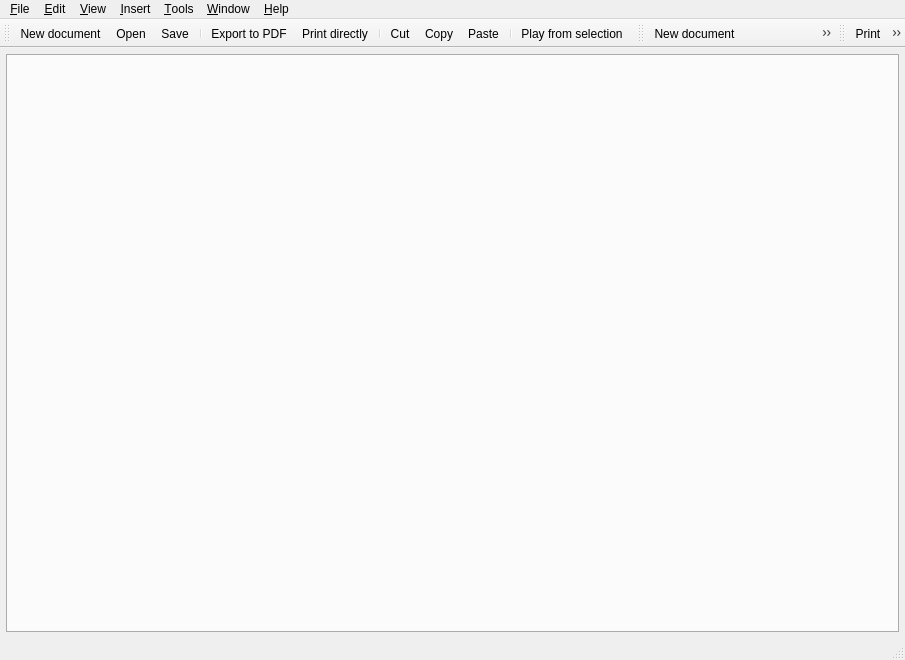
<?xml version="1.0" encoding="UTF-8"?>
<ui version="4.0">
 <author>Reinhard Katzmann, Matevž Jekovec</author>
 <class>uiMainWindow</class>
 <widget class="QMainWindow" name="uiMainWindow">
  <property name="geometry">
   <rect>
    <x>0</x>
    <y>0</y>
    <width>905</width>
    <height>660</height>
   </rect>
  </property>
  <property name="windowTitle">
   <string>Canorus</string>
  </property>
  <property name="windowIcon">
   <iconset>
    <normaloff>images:clogosm.png</normaloff>images:clogosm.png</iconset>
  </property>
  <property name="statusTip">
   <string/>
  </property>
  <widget class="QWidget" name="uiCentralWidget">
   <layout class="QGridLayout">
    <property name="leftMargin">
     <number>6</number>
    </property>
    <property name="topMargin">
     <number>6</number>
    </property>
    <property name="rightMargin">
     <number>6</number>
    </property>
    <property name="bottomMargin">
     <number>6</number>
    </property>
    <property name="spacing">
     <number>4</number>
    </property>
    <item row="0" column="0">
     <widget class="CATabWidget" name="uiTabWidget">
      <property name="sizePolicy">
       <sizepolicy hsizetype="Expanding" vsizetype="Expanding">
        <horstretch>0</horstretch>
        <verstretch>0</verstretch>
       </sizepolicy>
      </property>
      <property name="autoFillBackground">
       <bool>false</bool>
      </property>
      <property name="tabPosition">
       <enum>QTabWidget::South</enum>
      </property>
     </widget>
    </item>
   </layout>
  </widget>
  <widget class="QMenuBar" name="uiMenuBar">
   <property name="geometry">
    <rect>
     <x>0</x>
     <y>0</y>
     <width>905</width>
     <height>23</height>
    </rect>
   </property>
   <widget class="QMenu" name="uiMenuEdit">
    <property name="title">
     <string>&amp;Edit</string>
    </property>
    <addaction name="separator"/>
    <addaction name="uiCut"/>
    <addaction name="uiCopy"/>
    <addaction name="uiPaste"/>
    <addaction name="separator"/>
    <addaction name="uiSelectAll"/>
    <addaction name="uiInvertSelection"/>
    <addaction name="separator"/>
    <addaction name="uiDocumentProperties"/>
   </widget>
   <widget class="QMenu" name="uiMenuTools">
    <property name="title">
     <string>&amp;Tools</string>
    </property>
    <addaction name="uiJumpTo"/>
    <addaction name="uiTranspose"/>
    <addaction name="uiNoteCount"/>
    <addaction name="uiMidiRecorder"/>
    <addaction name="separator"/>
    <addaction name="uiSettings"/>
   </widget>
   <widget class="QMenu" name="uiMenuWindow">
    <property name="title">
     <string>&amp;Window</string>
    </property>
    <addaction name="uiNewView"/>
    <addaction name="uiNewWindow"/>
    <addaction name="separator"/>
    <addaction name="uiSplitHorizontally"/>
    <addaction name="uiSplitVertically"/>
    <addaction name="uiCloseCurrentView"/>
    <addaction name="uiUnsplitAll"/>
   </widget>
   <widget class="QMenu" name="uiMenuHelp">
    <property name="title">
     <string>&amp;Help</string>
    </property>
    <addaction name="uiUsersGuide"/>
    <addaction name="uiWhatsThis"/>
    <addaction name="uiTipOfTheDay"/>
    <addaction name="separator"/>
    <addaction name="uiAboutCanorus"/>
    <addaction name="uiAboutQt"/>
   </widget>
   <widget class="QMenu" name="uiMenuFile">
    <property name="title">
     <string>&amp;File</string>
    </property>
    <widget class="QMenu" name="uiOpenRecent">
     <property name="title">
      <string>Open &amp;recent</string>
     </property>
     <property name="icon">
      <iconset>
       <normaloff>images:general/fileopen.png</normaloff>images:general/fileopen.png</iconset>
     </property>
     <addaction name="actionRecent_documents"/>
    </widget>
    <addaction name="uiNewDocument"/>
    <addaction name="uiNewDocumentWizard"/>
    <addaction name="uiOpenDocument"/>
    <addaction name="uiOpenRecent"/>
    <addaction name="uiSaveDocument"/>
    <addaction name="uiSaveDocumentAs"/>
    <addaction name="uiCloseDocument"/>
    <addaction name="separator"/>
    <addaction name="uiImportDocument"/>
    <addaction name="uiExportDocument"/>
    <addaction name="separator"/>
    <addaction name="uiPrintPreview"/>
    <addaction name="uiPrint"/>
    <addaction name="separator"/>
    <addaction name="uiQuit"/>
   </widget>
   <widget class="QMenu" name="uiMenuView">
    <property name="title">
     <string>&amp;View</string>
    </property>
    <widget class="QMenu" name="uiMenuZoom">
     <property name="title">
      <string>&amp;Zoom</string>
     </property>
     <addaction name="uiZoomToWidth"/>
     <addaction name="uiZoomToHeight"/>
     <addaction name="uiZoomToFit"/>
     <addaction name="uiZoomToSelection"/>
     <addaction name="separator"/>
     <addaction name="uiCustomZoom"/>
    </widget>
    <widget class="QMenu" name="uiMenuSourceView">
     <property name="title">
      <string>&amp;Source view</string>
     </property>
     <addaction name="uiLilyPondSource"/>
     <addaction name="uiCanorusMLSource"/>
    </widget>
    <addaction name="separator"/>
    <addaction name="uiMenuZoom"/>
    <addaction name="uiLockScrollPlayback"/>
    <addaction name="separator"/>
    <addaction name="uiScoreView"/>
    <addaction name="uiMenuSourceView"/>
    <addaction name="uiResourceView"/>
    <addaction name="separator"/>
    <addaction name="uiShowRuler"/>
    <addaction name="uiShowStatusBar"/>
    <addaction name="uiFullscreen"/>
   </widget>
   <widget class="QMenu" name="uiMenuInsert">
    <property name="title">
     <string>&amp;Insert</string>
    </property>
    <addaction name="uiNewSheet"/>
    <addaction name="uiNewContext"/>
    <addaction name="uiNewVoice"/>
    <addaction name="separator"/>
    <addaction name="uiInsertPlayable"/>
    <addaction name="uiInsertClef"/>
    <addaction name="uiInsertKeySig"/>
    <addaction name="uiInsertTimeSig"/>
    <addaction name="uiInsertBarline"/>
    <addaction name="uiInsertSyllable"/>
    <addaction name="uiInsertFM"/>
   </widget>
   <addaction name="uiMenuFile"/>
   <addaction name="uiMenuEdit"/>
   <addaction name="uiMenuView"/>
   <addaction name="uiMenuInsert"/>
   <addaction name="uiMenuTools"/>
   <addaction name="uiMenuWindow"/>
   <addaction name="uiMenuHelp"/>
  </widget>
  <widget class="QStatusBar" name="uiStatusBarWidget"/>
  <widget class="QToolBar" name="uiStandardToolBar">
   <property name="windowTitle">
    <string>Standard ToolBar</string>
   </property>
   <property name="orientation">
    <enum>Qt::Horizontal</enum>
   </property>
   <attribute name="toolBarArea">
    <enum>TopToolBarArea</enum>
   </attribute>
   <attribute name="toolBarBreak">
    <bool>false</bool>
   </attribute>
   <addaction name="uiNewDocument"/>
   <addaction name="uiOpenDocument"/>
   <addaction name="uiSaveDocument"/>
   <addaction name="separator"/>
   <addaction name="uiExportToPdf"/>
   <addaction name="uiPrintDirectly"/>
   <addaction name="separator"/>
   <addaction name="uiCut"/>
   <addaction name="uiCopy"/>
   <addaction name="uiPaste"/>
   <addaction name="separator"/>
   <addaction name="uiPlayFromSelection"/>
  </widget>
  <widget class="QToolBar" name="uiFileToolBar">
   <property name="windowTitle">
    <string>File ToolBar</string>
   </property>
   <property name="orientation">
    <enum>Qt::Horizontal</enum>
   </property>
   <attribute name="toolBarArea">
    <enum>TopToolBarArea</enum>
   </attribute>
   <attribute name="toolBarBreak">
    <bool>false</bool>
   </attribute>
   <addaction name="uiNewDocument"/>
   <addaction name="uiNewDocumentWizard"/>
   <addaction name="uiOpenDocument"/>
   <addaction name="uiSaveDocument"/>
   <addaction name="uiSaveDocumentAs"/>
   <addaction name="uiImportDocument"/>
   <addaction name="uiExportDocument"/>
   <addaction name="uiCloseDocument"/>
  </widget>
  <widget class="QToolBar" name="uiPrintToolBar">
   <property name="enabled">
    <bool>true</bool>
   </property>
   <property name="windowTitle">
    <string>Print ToolBar</string>
   </property>
   <property name="orientation">
    <enum>Qt::Horizontal</enum>
   </property>
   <attribute name="toolBarArea">
    <enum>TopToolBarArea</enum>
   </attribute>
   <attribute name="toolBarBreak">
    <bool>false</bool>
   </attribute>
   <addaction name="uiPrint"/>
   <addaction name="uiPrintDirectly"/>
   <addaction name="uiPrintPreview"/>
   <addaction name="uiExportToPdf"/>
  </widget>
  <action name="uiQuit">
   <property name="icon">
    <iconset>
     <normaloff>images:general/exit.png</normaloff>images:general/exit.png</iconset>
   </property>
   <property name="text">
    <string>&amp;Quit</string>
   </property>
   <property name="shortcut">
    <string>Ctrl+Q</string>
   </property>
  </action>
  <action name="uiNewDocument">
   <property name="icon">
    <iconset>
     <normaloff>images:general/filenew.png</normaloff>images:general/filenew.png</iconset>
   </property>
   <property name="text">
    <string>&amp;New document</string>
   </property>
   <property name="shortcut">
    <string>Ctrl+N</string>
   </property>
  </action>
  <action name="uiOpenDocument">
   <property name="icon">
    <iconset>
     <normaloff>images:general/fileopen.png</normaloff>images:general/fileopen.png</iconset>
   </property>
   <property name="text">
    <string>&amp;Open...</string>
   </property>
   <property name="shortcut">
    <string>Ctrl+O</string>
   </property>
  </action>
  <action name="uiSaveDocument">
   <property name="icon">
    <iconset>
     <normaloff>images:general/filesave.png</normaloff>images:general/filesave.png</iconset>
   </property>
   <property name="text">
    <string>&amp;Save</string>
   </property>
   <property name="shortcut">
    <string>Ctrl+S</string>
   </property>
  </action>
  <action name="uiSaveDocumentAs">
   <property name="icon">
    <iconset>
     <normaloff>images:general/filesaveas.png</normaloff>images:general/filesaveas.png</iconset>
   </property>
   <property name="text">
    <string>Save &amp;as...</string>
   </property>
  </action>
  <action name="uiCloseDocument">
   <property name="icon">
    <iconset>
     <normaloff>images:general/fileclose.svg</normaloff>images:general/fileclose.svg</iconset>
   </property>
   <property name="text">
    <string>&amp;Close</string>
   </property>
  </action>
  <action name="uiImportDocument">
   <property name="enabled">
    <bool>true</bool>
   </property>
   <property name="icon">
    <iconset>
     <normaloff>images:general/filesave.png</normaloff>images:general/filesave.png</iconset>
   </property>
   <property name="text">
    <string>&amp;Import...</string>
   </property>
  </action>
  <action name="uiExportDocument">
   <property name="icon">
    <iconset>
     <normaloff>images:general/filesave.png</normaloff>images:general/filesave.png</iconset>
   </property>
   <property name="text">
    <string>&amp;Export...</string>
   </property>
   <property name="shortcut">
    <string>Ctrl+E</string>
   </property>
  </action>
  <action name="uiPrintPreview">
   <property name="enabled">
    <bool>true</bool>
   </property>
   <property name="icon">
    <iconset>
     <normaloff>images:printing/fileprintpreview.png</normaloff>images:printing/fileprintpreview.png</iconset>
   </property>
   <property name="text">
    <string>Print pre&amp;view...</string>
   </property>
   <property name="visible">
    <bool>true</bool>
   </property>
  </action>
  <action name="uiPrint">
   <property name="enabled">
    <bool>true</bool>
   </property>
   <property name="icon">
    <iconset>
     <normaloff>images:printing/fileprint.png</normaloff>images:printing/fileprint.png</iconset>
   </property>
   <property name="text">
    <string>&amp;Print...</string>
   </property>
   <property name="shortcut">
    <string>Ctrl+P</string>
   </property>
  </action>
  <action name="uiCopy">
   <property name="icon">
    <iconset>
     <normaloff>images:general/editcopy.png</normaloff>images:general/editcopy.png</iconset>
   </property>
   <property name="text">
    <string>&amp;Copy</string>
   </property>
   <property name="shortcut">
    <string>Ctrl+C</string>
   </property>
  </action>
  <action name="uiCut">
   <property name="icon">
    <iconset>
     <normaloff>images:general/editcut.png</normaloff>images:general/editcut.png</iconset>
   </property>
   <property name="text">
    <string>C&amp;ut</string>
   </property>
   <property name="shortcut">
    <string>Ctrl+X</string>
   </property>
  </action>
  <action name="uiPaste">
   <property name="icon">
    <iconset>
     <normaloff>images:general/editpaste.png</normaloff>images:general/editpaste.png</iconset>
   </property>
   <property name="text">
    <string>&amp;Paste</string>
   </property>
   <property name="shortcut">
    <string>Ctrl+V</string>
   </property>
  </action>
  <action name="uiSelectAll">
   <property name="text">
    <string>Select &amp;all</string>
   </property>
   <property name="shortcut">
    <string>Ctrl+A</string>
   </property>
  </action>
  <action name="uiInvertSelection">
   <property name="text">
    <string>&amp;Invert Selection</string>
   </property>
  </action>
  <action name="uiZoomToWidth">
   <property name="text">
    <string>Fit to &amp;width</string>
   </property>
  </action>
  <action name="uiJumpTo">
   <property name="text">
    <string>&amp;Jump to...</string>
   </property>
   <property name="shortcut">
    <string>Ctrl+J</string>
   </property>
  </action>
  <action name="uiShowStatusBar">
   <property name="checkable">
    <bool>true</bool>
   </property>
   <property name="checked">
    <bool>true</bool>
   </property>
   <property name="text">
    <string>Status &amp;bar</string>
   </property>
  </action>
  <action name="uiFullscreen">
   <property name="checkable">
    <bool>true</bool>
   </property>
   <property name="icon">
    <iconset>
     <normaloff>images:general/fullscreen.png</normaloff>images:general/fullscreen.png</iconset>
   </property>
   <property name="text">
    <string>&amp;Fullscreen</string>
   </property>
  </action>
  <action name="uiInsertTimeSig">
   <property name="checkable">
    <bool>true</bool>
   </property>
   <property name="icon">
    <iconset>
     <normaloff>images:timesig/tsc.svg</normaloff>images:timesig/tsc.svg</iconset>
   </property>
   <property name="text">
    <string>&amp;Time signature...</string>
   </property>
  </action>
  <action name="uiInsertKeySig">
   <property name="checkable">
    <bool>true</bool>
   </property>
   <property name="icon">
    <iconset>
     <normaloff>images:accidental/keysig.svg</normaloff>images:accidental/keysig.svg</iconset>
   </property>
   <property name="text">
    <string>&amp;Key signature...</string>
   </property>
  </action>
  <action name="uiInsertBarline">
   <property name="checkable">
    <bool>true</bool>
   </property>
   <property name="icon">
    <iconset>
     <normaloff>images:barline/barlinesingle.svg</normaloff>images:barline/barlinesingle.svg</iconset>
   </property>
   <property name="text">
    <string>&amp;Barline...</string>
   </property>
  </action>
  <action name="uiNoteCount">
   <property name="enabled">
    <bool>false</bool>
   </property>
   <property name="text">
    <string>Note &amp;count...</string>
   </property>
  </action>
  <action name="uiSettings">
   <property name="icon">
    <iconset>
     <normaloff>images:settings/settings.svg</normaloff>images:settings/settings.svg</iconset>
   </property>
   <property name="text">
    <string>&amp;Settings...</string>
   </property>
  </action>
  <action name="uiUsersGuide">
   <property name="text">
    <string>&amp;User's guide...</string>
   </property>
  </action>
  <action name="uiWhatsThis">
   <property name="enabled">
    <bool>false</bool>
   </property>
   <property name="text">
    <string>What's &amp;this</string>
   </property>
  </action>
  <action name="uiTipOfTheDay">
   <property name="checkable">
    <bool>false</bool>
   </property>
   <property name="enabled">
    <bool>false</bool>
   </property>
   <property name="text">
    <string>Tip of the &amp;day</string>
   </property>
  </action>
  <action name="uiAboutCanorus">
   <property name="icon">
    <iconset>
     <normaloff>images:clogosm.png</normaloff>images:clogosm.png</iconset>
   </property>
   <property name="text">
    <string>About &amp;Canorus...</string>
   </property>
  </action>
  <action name="uiAboutQt">
   <property name="icon">
    <iconset>
     <normaloff>images:qtlogo.png</normaloff>images:qtlogo.png</iconset>
   </property>
   <property name="text">
    <string>About &amp;Qt...</string>
   </property>
  </action>
  <action name="uiSplitHorizontally">
   <property name="text">
    <string>Split view &amp;horizontally</string>
   </property>
  </action>
  <action name="uiSplitVertically">
   <property name="text">
    <string>Split view &amp;vertically</string>
   </property>
  </action>
  <action name="uiCloseCurrentView">
   <property name="enabled">
    <bool>false</bool>
   </property>
   <property name="text">
    <string>&amp;Close current view</string>
   </property>
  </action>
  <action name="uiUnsplitAll">
   <property name="enabled">
    <bool>false</bool>
   </property>
   <property name="text">
    <string>&amp;Unsplit All</string>
   </property>
  </action>
  <action name="uiNewView">
   <property name="text">
    <string>&amp;New view</string>
   </property>
  </action>
  <action name="uiNewSheet">
   <property name="icon">
    <iconset>
     <normaloff>images:document/sheetnew.svg</normaloff>images:document/sheetnew.svg</iconset>
   </property>
   <property name="text">
    <string>New &amp;sheet</string>
   </property>
  </action>
  <action name="uiNewContext">
   <property name="checkable">
    <bool>true</bool>
   </property>
   <property name="icon">
    <iconset>
     <normaloff>images:document/contextnew.svg</normaloff>images:document/contextnew.svg</iconset>
   </property>
   <property name="text">
    <string>New c&amp;ontext...</string>
   </property>
  </action>
  <action name="uiPlayFromSelection">
   <property name="checkable">
    <bool>true</bool>
   </property>
   <property name="icon">
    <iconset>
     <normaloff>images:playback/play.svg</normaloff>images:playback/play.svg</iconset>
   </property>
   <property name="text">
    <string>Play from selection</string>
   </property>
  </action>
  <action name="uiAnimatedScroll">
   <property name="checkable">
    <bool>true</bool>
   </property>
   <property name="checked">
    <bool>true</bool>
   </property>
   <property name="text">
    <string>&amp;Animated scroll</string>
   </property>
  </action>
  <action name="uiLockScrollPlayback">
   <property name="checkable">
    <bool>true</bool>
   </property>
   <property name="checked">
    <bool>true</bool>
   </property>
   <property name="text">
    <string>&amp;Lock scroll while playback</string>
   </property>
  </action>
  <action name="uiZoomToHeight">
   <property name="text">
    <string>Fit to &amp;height</string>
   </property>
  </action>
  <action name="uiZoomToFit">
   <property name="text">
    <string>&amp;Best fit</string>
   </property>
  </action>
  <action name="uiZoomToSelection">
   <property name="text">
    <string>Fit to &amp;selection</string>
   </property>
  </action>
  <action name="uiNewWindow">
   <property name="text">
    <string>New &amp;window</string>
   </property>
  </action>
  <action name="uiCustomZoom">
   <property name="text">
    <string>&amp;Custom...</string>
   </property>
  </action>
  <action name="uiScoreView">
   <property name="text">
    <string>Score &amp;view</string>
   </property>
  </action>
  <action name="uiLilyPondSource">
   <property name="icon">
    <iconset>
     <normaloff>images:general/lilypondsource.svg</normaloff>images:general/lilypondsource.svg</iconset>
   </property>
   <property name="text">
    <string>&amp;LilyPond source</string>
   </property>
  </action>
  <action name="uiCanorusMLSource">
   <property name="icon">
    <iconset>
     <normaloff>images:general/canorusmlsource.svg</normaloff>images:general/canorusmlsource.svg</iconset>
   </property>
   <property name="text">
    <string>&amp;CanorusML source</string>
   </property>
  </action>
  <action name="uiNewVoice">
   <property name="icon">
    <iconset>
     <normaloff>images:document/voicenew.svg</normaloff>images:document/voicenew.svg</iconset>
   </property>
   <property name="text">
    <string>New &amp;voice</string>
   </property>
  </action>
  <action name="uiDocumentProperties">
   <property name="icon">
    <iconset>
     <normaloff>images:document/documentproperties.svg</normaloff>images:document/documentproperties.svg</iconset>
   </property>
   <property name="text">
    <string>&amp;Document properties...</string>
   </property>
  </action>
  <action name="uiPrintDirectly">
   <property name="enabled">
    <bool>true</bool>
   </property>
   <property name="icon">
    <iconset>
     <normaloff>images:printing/filequickprint.png</normaloff>images:printing/filequickprint.png</iconset>
   </property>
   <property name="text">
    <string>Print directly</string>
   </property>
   <property name="visible">
    <bool>true</bool>
   </property>
  </action>
  <action name="uiExportToPdf">
   <property name="icon">
    <iconset>
     <normaloff>images:general/pdf.png</normaloff>images:general/pdf.png</iconset>
   </property>
   <property name="text">
    <string>Export to PDF</string>
   </property>
   <property name="visible">
    <bool>true</bool>
   </property>
  </action>
  <action name="uiNewDocumentWizard">
   <property name="enabled">
    <bool>false</bool>
   </property>
   <property name="icon">
    <iconset>
     <normaloff>images:general/filenewwizard.png</normaloff>images:general/filenewwizard.png</iconset>
   </property>
   <property name="text">
    <string>New document &amp;wizard...</string>
   </property>
  </action>
  <action name="uiInsertPlayable">
   <property name="checkable">
    <bool>true</bool>
   </property>
   <property name="icon">
    <iconset>
     <normaloff>images:playable/insertplayable.svg</normaloff>images:playable/insertplayable.svg</iconset>
   </property>
   <property name="text">
    <string>&amp;Notes and Rests</string>
   </property>
  </action>
  <action name="uiInsertFM">
   <property name="checkable">
    <bool>true</bool>
   </property>
   <property name="enabled">
    <bool>true</bool>
   </property>
   <property name="icon">
    <iconset>
     <normaloff>images:functionmark/insertfm.svg</normaloff>images:functionmark/insertfm.svg</iconset>
   </property>
   <property name="text">
    <string>&amp;Function mark...</string>
   </property>
  </action>
  <action name="uiInsertClef">
   <property name="checkable">
    <bool>true</bool>
   </property>
   <property name="icon">
    <iconset>
     <normaloff>images:clef/cleff.svg</normaloff>images:clef/cleff.svg</iconset>
   </property>
   <property name="text">
    <string>&amp;Clef...</string>
   </property>
  </action>
  <action name="uiRemoveVoice">
   <property name="icon">
    <iconset>
     <normaloff>images:document/voiceremove.svg</normaloff>images:document/voiceremove.svg</iconset>
   </property>
   <property name="text">
    <string>Remove Voice</string>
   </property>
  </action>
  <action name="uiVoiceProperties">
   <property name="icon">
    <iconset>
     <normaloff>images:document/voiceproperties.svg</normaloff>images:document/voiceproperties.svg</iconset>
   </property>
   <property name="text">
    <string>Voice Properties</string>
   </property>
  </action>
  <action name="uiAccsVisible">
   <property name="checkable">
    <bool>true</bool>
   </property>
   <property name="icon">
    <iconset>
     <normaloff>images:accidental/accsvisible.svg</normaloff>images:accidental/accsvisible.svg</iconset>
   </property>
   <property name="text">
    <string>Accidentals Visible</string>
   </property>
  </action>
  <action name="uiHiddenRest">
   <property name="checkable">
    <bool>true</bool>
   </property>
   <property name="icon">
    <iconset>
     <normaloff>images:playable/hiddenrest.svg</normaloff>images:playable/hiddenrest.svg</iconset>
   </property>
   <property name="text">
    <string>Hidden Rest</string>
   </property>
  </action>
  <action name="uiRemoveContext">
   <property name="icon">
    <iconset>
     <normaloff>images:document/contextremove.svg</normaloff>images:document/contextremove.svg</iconset>
   </property>
   <property name="text">
    <string>Remove Context</string>
   </property>
  </action>
  <action name="uiContextProperties">
   <property name="icon">
    <iconset>
     <normaloff>images:document/contextproperties.svg</normaloff>images:document/contextproperties.svg</iconset>
   </property>
   <property name="text">
    <string>Context Properties</string>
   </property>
  </action>
  <action name="uiRemoveSheet">
   <property name="icon">
    <iconset>
     <normaloff>images:document/sheetremove.svg</normaloff>images:document/sheetremove.svg</iconset>
   </property>
   <property name="text">
    <string>Remove Sheet</string>
   </property>
  </action>
  <action name="uiSheetProperties">
   <property name="icon">
    <iconset>
     <normaloff>images:document/sheetproperties.svg</normaloff>images:document/sheetproperties.svg</iconset>
   </property>
   <property name="text">
    <string>Sheet Properties</string>
   </property>
  </action>
  <action name="uiTranspose">
   <property name="text">
    <string>&amp;Transpose...</string>
   </property>
   <property name="shortcut">
    <string>Ctrl+T</string>
   </property>
  </action>
  <action name="uiFMEllipse">
   <property name="checkable">
    <bool>true</bool>
   </property>
   <property name="icon">
    <iconset>
     <normaloff>images:functionmark/fme.svg</normaloff>images:functionmark/fme.svg</iconset>
   </property>
   <property name="text">
    <string>Ellipse</string>
   </property>
  </action>
  <action name="uiInsertSyllable">
   <property name="checkable">
    <bool>true</bool>
   </property>
   <property name="icon">
    <iconset>
     <normaloff>images:document/syllable.svg</normaloff>images:document/syllable.svg</iconset>
   </property>
   <property name="text">
    <string>Insert s&amp;yllable</string>
   </property>
  </action>
  <action name="uiEditMode">
   <property name="checkable">
    <bool>true</bool>
   </property>
   <property name="checked">
    <bool>true</bool>
   </property>
   <property name="icon">
    <iconset>
     <normaloff>images:general/arrow.svg</normaloff>images:general/arrow.svg</iconset>
   </property>
   <property name="text">
    <string>Edit mode</string>
   </property>
  </action>
  <action name="uiInsertMark">
   <property name="icon">
    <iconset>
     <normaloff>images:mark/text.svg</normaloff>images:mark/text.svg</iconset>
   </property>
   <property name="text">
    <string>Insert Mark</string>
   </property>
  </action>
  <action name="uiInsertArticulation">
   <property name="icon">
    <iconset>
     <normaloff>images:mark/articulation/accent.svg</normaloff>images:mark/articulation/accent.svg</iconset>
   </property>
   <property name="text">
    <string>Insert Articulation Mark</string>
   </property>
  </action>
  <action name="actionRecent_documents">
   <property name="text">
    <string>&amp;recent documents dummy</string>
   </property>
  </action>
  <action name="uiMidiRecorder">
   <property name="text">
    <string>&amp;Midi recorder</string>
   </property>
  </action>
  <action name="uiResourceView">
   <property name="checkable">
    <bool>true</bool>
   </property>
   <property name="text">
    <string>&amp;Resources view</string>
   </property>
  </action>
  <action name="uiInsertFBM">
   <property name="checkable">
    <bool>true</bool>
   </property>
   <property name="enabled">
    <bool>true</bool>
   </property>
   <property name="icon">
    <iconset>
     <normaloff>images:figuredbass/insertfbm.svg</normaloff>images:figuredbass/insertfbm.svg</iconset>
   </property>
   <property name="text">
    <string>Figured bass mark...</string>
   </property>
  </action>
  <action name="uiShowRuler">
   <property name="checkable">
    <bool>true</bool>
   </property>
   <property name="text">
    <string>R&amp;uler</string>
   </property>
  </action>
 </widget>
 <customwidgets>
  <customwidget>
   <class>CATabWidget</class>
   <extends>QTabWidget</extends>
   <header>widgets/tabwidget.h</header>
   <container>1</container>
  </customwidget>
 </customwidgets>
 <resources/>
 <connections>
  <connection>
   <sender>uiQuit</sender>
   <signal>triggered()</signal>
   <receiver>uiMainWindow</receiver>
   <slot>close()</slot>
   <hints>
    <hint type="sourcelabel">
     <x>-1</x>
     <y>-1</y>
    </hint>
    <hint type="destinationlabel">
     <x>402</x>
     <y>301</y>
    </hint>
   </hints>
  </connection>
 </connections>
</ui>
